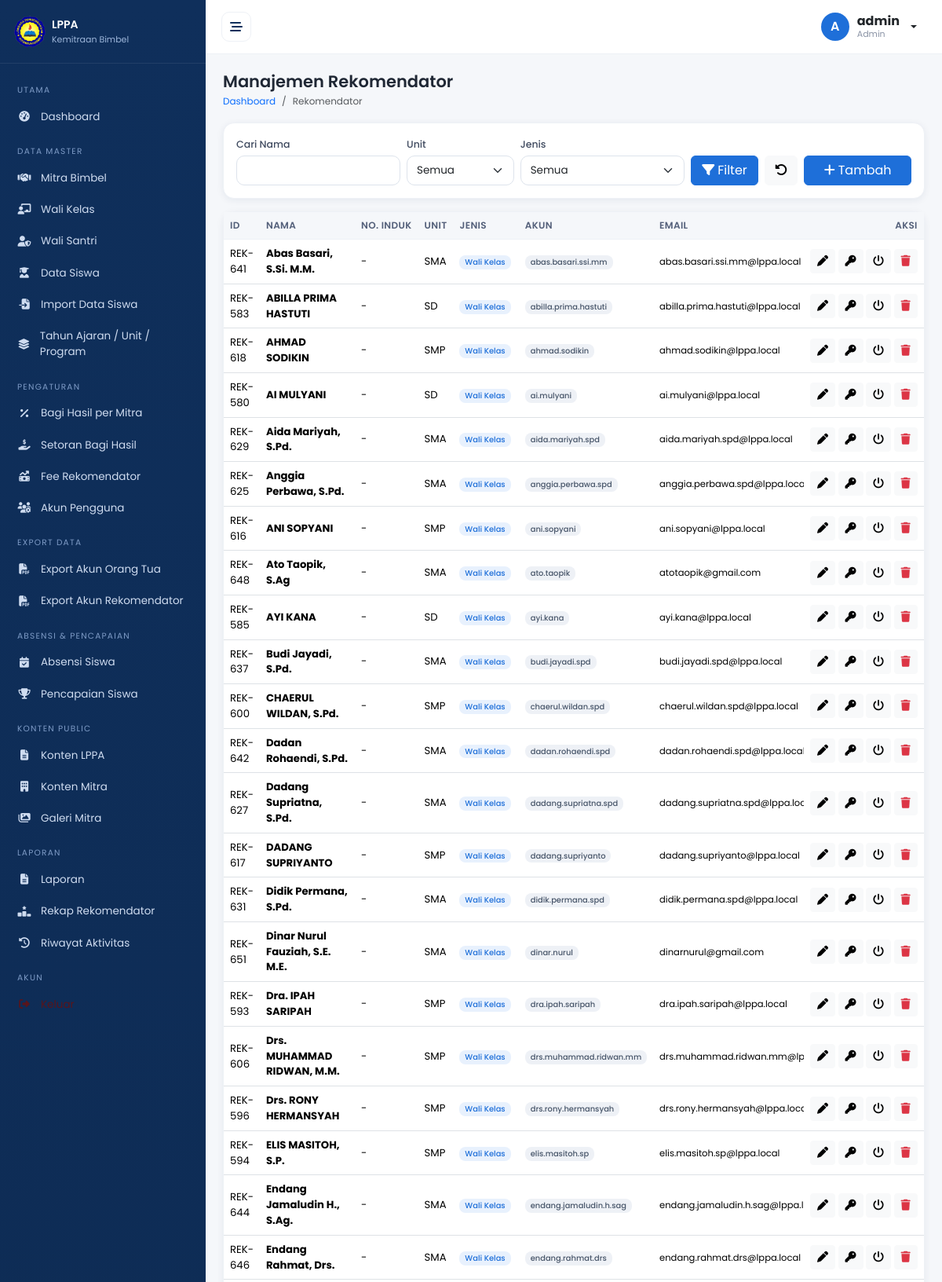
/admin/recommenders.php (signed in, upper part), run on the app's committed database.
### tables this page shows
CREATE TABLE `recommenders` (
  `id` int(11) NOT NULL,
  `user_id` int(11) DEFAULT NULL,
  `nama` varchar(120) NOT NULL,
  `nomor_induk` varchar(50) DEFAULT NULL,
  `unit_id` int(11) DEFAULT NULL,
  `jenis` enum('wali_kelas','wali_santri') NOT NULL,
  `telepon` varchar(30) DEFAULT NULL,
  `email` varchar(120) DEFAULT NULL,
  `status` enum('aktif','nonaktif') NOT NULL DEFAULT 'aktif',
  `created_at` timestamp NOT NULL DEFAULT current_timestamp()
);

CREATE TABLE `units` (
  `id` int(11) NOT NULL,
  `nama_unit` varchar(100) NOT NULL,
  `status` enum('aktif','nonaktif') NOT NULL DEFAULT 'aktif'
);

CREATE TABLE `users` (
  `id` int(11) NOT NULL,
  `nama` varchar(120) NOT NULL,
  `username` varchar(60) NOT NULL,
  `email` varchar(120) DEFAULT NULL,
  `password` varchar(255) NOT NULL,
  `role` enum('admin','mitra','wali_kelas','wali_santri','orang_tua','direksi') NOT NULL DEFAULT 'admin',
  `status` enum('aktif','nonaktif') NOT NULL DEFAULT 'aktif',
  `created_at` timestamp NOT NULL DEFAULT current_timestamp(),
  `updated_at` timestamp NOT NULL DEFAULT current_timestamp() ON UPDATE current_timestamp()
);

### config/database.php (called while the page is built, shortened)
<?php
function db(): PDO {
    static $pdo = null;
    if ($pdo === null) {
        $dsn = 'mysql:host=' . DB_HOST . ';dbname=' . DB_NAME . ';charset=' . DB_CHARSET;
        try {
            $pdo = new PDO($dsn, DB_USER, DB_PASS, [
                PDO::ATTR_ERRMODE            => PDO::ERRMODE_EXCEPTION,
                PDO::ATTR_DEFAULT_FETCH_MODE => PDO::FETCH_ASSOC,
                PDO::ATTR_EMULATE_PREPARES   => false,
            ]);
        } catch (PDOException $e) {
            die('Koneksi database gagal: ' . htmlspecialchars($e->getMessage()));
        }
    }
    return $pdo;
}

### admin/recommenders.php (the view, shortened to what this page needs)
<?php
$q = trim($_GET['q'] ?? ''); $fu = $_GET['unit_id'] ?? ''; $fj = $_GET['jenis'] ?? '';
$w = ['1=1']; $p = [];
$st = db()->prepare('SELECT r.*, u.nama_unit, us.username, us.email, us.id AS uid FROM recommenders r
   LEFT JOIN units u ON u.id=r.unit_id LEFT JOIN users us ON us.id=r.user_id
   WHERE ' . implode(' AND ', $w) . ' ORDER BY r.jenis, r.nama');
$st->execute($p); $list = $st->fetchAll();
$units = opsi('units', 'nama_unit', '');
include __DIR__ . '/../includes/header.php';
?>
<form class="card mb-3" method="get" data-noload><div class="card-body row g-2 align-items-end">
  <div class="col-md-3"><label class="form-label">Cari Nama</label><input name="q" class="form-control" value="<?= e($q) ?>"></div>
  <div class="col-md-2"><label class="form-label">Unit</label><select name="unit_id" class="form-select"><?= select_options($units, $fu, 'Semua') ?></select></div>
  <div class="col-md-3"><label class="form-label">Jenis</label><select name="jenis" class="form-select">
    <option value="">Semua</option><option value="wali_kelas" <?= $fj === 'wali_kelas' ? 'selected' : '' ?>>Wali Kelas</option>
    <option value="wali_santri" <?= $fj === 'wali_santri' ? 'selected' : '' ?>>Wali Santri</option></select></div>
  <div class="col-md-2 d-flex gap-2"><button class="btn btn-primary w-100"><i class="fa-solid fa-filter me-1"></i>Filter</button>
    <a href="recommenders" class="btn btn-light"><i class="fa-solid fa-rotate-left"></i></a></div>
  <div class="col-md-2"><a href="?aksi=tambah" class="btn btn-primary w-100"><i class="fa-solid fa-plus me-1"></i>Tambah</a></div>
</div></form>
<div class="card"><div class="card-body p-0"><div class="table-responsive-wrapper mobile-table-wrapper">
<table class="table table-hover align-middle"><thead><tr>
<th>ID</th><th>Nama</th><th>No. Induk</th><th>Unit</th><th>Jenis</th><th>Akun</th><th>Email</th><th>Telepon</th><th>Status</th><th class="text-end">Aksi</th>
</tr></thead><tbody>
<?php foreach ($list as $r): ?>
<tr>
  <td>REK-<?= str_pad((string)$r['id'], 3, '0', STR_PAD_LEFT) ?></td>
  <td><strong><?= e($r['nama']) ?></strong></td>
  <td><?= e($r['nomor_induk'] ?: '-') ?></td>
  <td><?= e($r['nama_unit'] ?: '-') ?></td>
  <td><span class="badge <?= $r['jenis'] === 'wali_kelas' ? 'bg-primary-soft' : 'bg-success-soft' ?>"><?= $r['jenis'] === 'wali_kelas' ? 'Wali Kelas' : 'Wali Santri' ?></span></td>
  <td><?php if ($r['username']): ?><span class="badge bg-secondary-soft"><?= e($r['username']) ?></span>
      <?php else: ?><button class="btn btn-sm btn-light" data-bs-toggle="modal" data-bs-target="#ak<?= (int)$r['id'] ?>"><i class="fa-solid fa-user-plus me-1"></i>Buat</button><?php endif; ?></td>
  <td><small><?= e($r['email'] ?: '-') ?></small></td>
  <td><small><?= e($r['telepon'] ?: '-') ?></small></td>
  <td><?= badge_status($r['status']) ?></td>
  <td class="text-end text-nowrap">
    <a class="btn btn-sm btn-light" href="?aksi=edit&id=<?= (int)$r['id'] ?>"><i class="fa-solid fa-pen"></i></a>
    <?php if ($r['uid']): ?><button class="btn btn-sm btn-light" data-bs-toggle="modal" data-bs-target="#rs<?= (int)$r['id'] ?>" title="Reset Password"><i class="fa-solid fa-key"></i></button><?php endif; ?>
    <a class="btn btn-sm btn-light" href="?aksi=toggle&id=<?= (int)$r['id'] ?>"><i class="fa-solid fa-power-off"></i></a>
    <a class="btn btn-sm btn-light text-danger" href="?aksi=hapus&id=<?= (int)$r['id'] ?>" data-confirm="Hapus rekomendator <?= e($r['nama']) ?>?"><i class="fa-solid fa-trash"></i></a>
  </td>
</tr>
<?php endforeach; ?>
</tbody></table></div></div></div>
<?php include __DIR__ . '/../includes/footer.php'; ?>

### assets/css/style.css (style rules this page uses)
:root { --navy:#0f2f5b; --navy-700:#14406f; --blue:#1e6fd9; --blue-100:#e8f1fd; --gray-50:#f5f7fa; --gray-100:#eef1f6; --gray-400:#8a93a5; --text:#1f2734; --green:#16a34a; --amber:#d97706; --red:#dc2626; --radius:14px; --shadow:0 2px 10px rgba(15,47,91,.07); --sidebar-w:262px; }
* { box-sizing:border-box }
html,body { overflow-x:hidden }
body { margin:0;font-family:'Poppins',system-ui,sans-serif;background:var(--gray-50);color:var(--text);font-size:14px }
a { text-decoration:none }
.card { border:1px solid var(--gray-100);border-radius:var(--radius);box-shadow:var(--shadow) }
.table { font-size:13.2px;margin:0 }
.table>thead th { background:var(--gray-50);color:#54607a;font-weight:600;font-size:12px;text-transform:uppercase;letter-spacing:.03em;white-space:nowrap;border-bottom:1px solid var(--gray-100) }
.table>tbody td { vertical-align:middle }
.badge { font-weight:500;padding:.4em .7em;border-radius:8px }
.bg-secondary-soft { background:var(--gray-100);color:#475569 }
.bg-primary-soft { background:var(--blue-100);color:var(--blue) }
.btn-primary { background:var(--blue);border-color:var(--blue) }
.form-label { font-size:12.5px;font-weight:500;color:#3f4a5f;margin-bottom:4px }
.form-control,.form-select { border-radius:10px;border-color:#dde3ec;font-size:13.5px;padding:.5rem .75rem }
.table-responsive-wrapper { overflow-x:auto;-webkit-overflow-scrolling:touch;-ms-overflow-style:-ms-autohiding-scrollbar;max-width:100% }
.mobile-table-wrapper { padding-bottom:4px }
.table-responsive-wrapper>.table:not(.table-striped)>thead>tr>th:last-of-type, .table-responsive-wrapper>.table:not(.table-striped)>tbody>tr>td:last-of-type, .table-responsive-wrapper>.table:not(.table-striped)>tfoot>tr>th:last-of-type, .table-responsive-wrapper>.table:not(.table-striped)>tfoot>tr>td:last-of-type { position:sticky;right:0;z-index:2 }
.table-responsive-wrapper>.table:not(.table-striped)>thead>tr>th:last-of-type { background:var(--gray-50) }
.table-responsive-wrapper>.table:not(.table-striped)>tbody>tr>td:last-of-type, .table-responsive-wrapper>.table:not(.table-striped)>tfoot>tr>td:last-of-type { background:#fff;box-shadow:-8px 0 10px -6px rgba(15,47,91,.18) }
.table-responsive-wrapper>.table:not(.table-striped)>thead>tr>th:last-of-type, .table-responsive-wrapper>.table:not(.table-striped)>tfoot>tr>th:last-of-type { box-shadow:-8px 0 10px -6px rgba(15,47,91,.12) }

### data on the page
recommenders: id "641", nama "Abas Basari, S.Si. M.M.", nomor_induk "-", unit.nama_unit "SMA", jenis "Wali Kelas", user.username "abas.basari.ssi.mm", user.email "abas.basari.ssi.mm@lppa.local"
recommenders: id "583", nama "ABILLA PRIMA HASTUTI", nomor_induk "-", unit.nama_unit "SD", jenis "Wali Kelas", user.username "abilla.prima.hastuti", user.email "abilla.prima.hastuti@lppa.local"
recommenders: id "618", nama "AHMAD SODIKIN", nomor_induk "-", unit.nama_unit "SMP", jenis "Wali Kelas", user.username "ahmad.sodikin", user.email "ahmad.sodikin@lppa.local"
recommenders: id "580", nama "AI MULYANI", nomor_induk "-", unit.nama_unit "SD", jenis "Wali Kelas", user.username "ai.mulyani", user.email "ai.mulyani@lppa.local"
recommenders: id "629", nama "Aida Mariyah, S.Pd.", nomor_induk "-", unit.nama_unit "SMA", jenis "Wali Kelas", user.username "aida.mariyah.spd", user.email "aida.mariyah.spd@lppa.local"
recommenders: id "625", nama "Anggia Perbawa, S.Pd.", nomor_induk "-", unit.nama_unit "SMA", jenis "Wali Kelas", user.username "anggia.perbawa.spd", user.email "anggia.perbawa.spd@lppa.local"
recommenders: id "616", nama "ANI SOPYANI", nomor_induk "-", unit.nama_unit "SMP", jenis "Wali Kelas", user.username "ani.sopyani", user.email "ani.sopyani@lppa.local"
recommenders: id "648", nama "Ato Taopik, S.Ag", nomor_induk "-", unit.nama_unit "SMA", jenis "Wali Kelas", user.username "ato.taopik", user.email "atotaopik@gmail.com"
recommenders: id "585", nama "AYI KANA", nomor_induk "-", unit.nama_unit "SD", jenis "Wali Kelas", user.username "ayi.kana", user.email "ayi.kana@lppa.local"
recommenders: id "637", nama "Budi Jayadi, S.Pd.", nomor_induk "-", unit.nama_unit "SMA", jenis "Wali Kelas", user.username "budi.jayadi.spd", user.email "budi.jayadi.spd@lppa.local"
recommenders: id "600", nama "CHAERUL WILDAN, S.Pd.", nomor_induk "-", unit.nama_unit "SMP", jenis "Wali Kelas", user.username "chaerul.wildan.spd", user.email "chaerul.wildan.spd@lppa.local"
recommenders: id "642", nama "Dadan Rohaendi, S.Pd.", nomor_induk "-", unit.nama_unit "SMA", jenis "Wali Kelas", user.username "dadan.rohaendi.spd", user.email "dadan.rohaendi.spd@lppa.local"
recommenders: id "627", nama "Dadang Supriatna, S.Pd.", nomor_induk "-", unit.nama_unit "SMA", jenis "Wali Kelas", user.username "dadang.supriatna.spd", user.email "dadang.supriatna.spd@lppa.local"
recommenders: id "617", nama "DADANG SUPRIYANTO", nomor_induk "-", unit.nama_unit "SMP", jenis "Wali Kelas", user.username "dadang.supriyanto", user.email "dadang.supriyanto@lppa.local"
recommenders: id "631", nama "Didik Permana, S.Pd.", nomor_induk "-", unit.nama_unit "SMA", jenis "Wali Kelas", user.username "didik.permana.spd", user.email "didik.permana.spd@lppa.local"
recommenders: id "651", nama "Dinar Nurul Fauziah, S.E. M.E.", nomor_induk "-", unit.nama_unit "SMA", jenis "Wali Kelas", user.username "dinar.nurul", user.email "dinarnurul@gmail.com"
recommenders: id "593", nama "Dra. IPAH SARIPAH", nomor_induk "-", unit.nama_unit "SMP", jenis "Wali Kelas", user.username "dra.ipah.saripah", user.email "dra.ipah.saripah@lppa.local"
recommenders: id "606", nama "Drs. MUHAMMAD RIDWAN, M.M.", nomor_induk "-", unit.nama_unit "SMP", jenis "Wali Kelas", user.username "drs.muhammad.ridwan.mm", user.email "drs.muhammad.ridwan.mm@lppa.local"
recommenders: id "596", nama "Drs. RONY HERMANSYAH", nomor_induk "-", unit.nama_unit "SMP", jenis "Wali Kelas", user.username "drs.rony.hermansyah", user.email "drs.rony.hermansyah@lppa.local"
recommenders: id "594", nama "ELIS MASITOH, S.P.", nomor_induk "-", unit.nama_unit "SMP", jenis "Wali Kelas", user.username "elis.masitoh.sp", user.email "elis.masitoh.sp@lppa.local"
recommenders: id "644", nama "Endang Jamaludin H., S.Ag.", nomor_induk "-", unit.nama_unit "SMA", jenis "Wali Kelas", user.username "endang.jamaludin.h.sag", user.email "endang.jamaludin.h.sag@lppa.local"
recommenders: id "646", nama "Endang Rahmat, Drs.", nomor_induk "-", unit.nama_unit "SMA", jenis "Wali Kelas", user.username "endang.rahmat.drs", user.email "endang.rahmat.drs@lppa.local"

### other printed values
substr(user()['nama'] ?? 'U', 0, 1) "A"
user()['nama'] "admin"
str_replace('_', ' ', ucfirst(role())) "Admin"
$PAGE_TITLE "Manajemen Rekomendator"
$b['label'] "Dashboard"
$b['label'] "Rekomendator"
form field unit_id "Semua"
